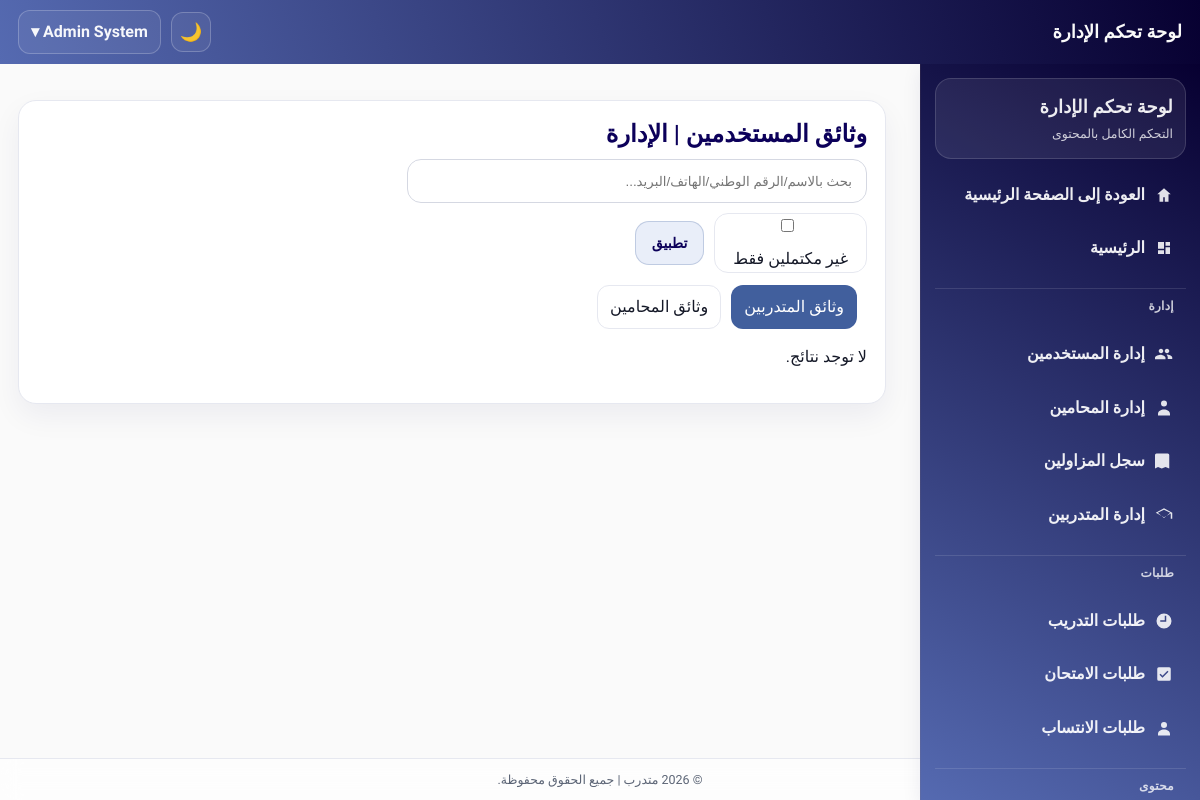
/admin/documents/documents.php (signed in), run on an earlier commit of the app's database.
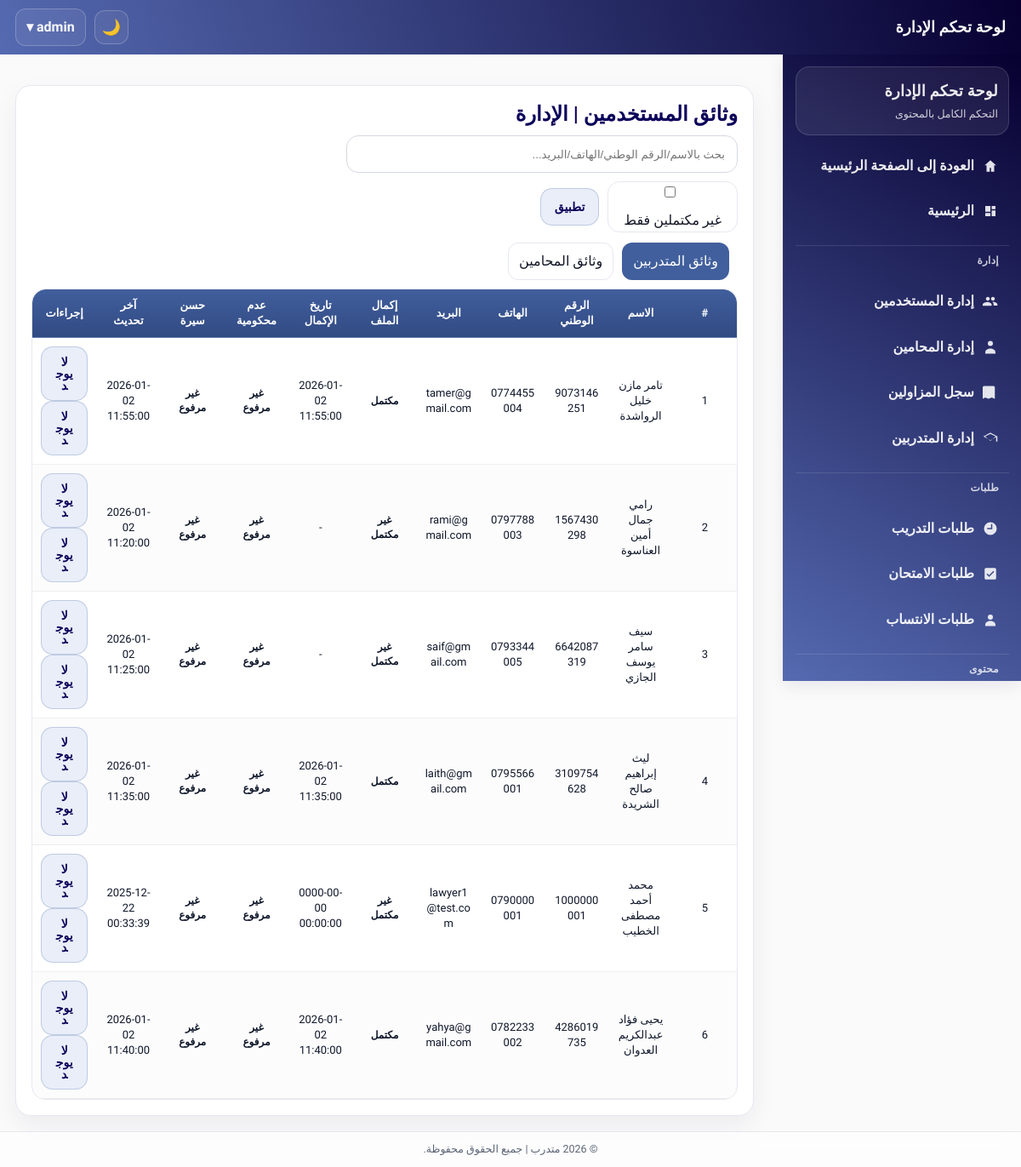
And on a later commit of the database.
### tables this page shows
CREATE TABLE `trainees` (
  `trainee_id` int(11) NOT NULL,
  `user_id` int(11) NOT NULL,
  `highschool_certificate` enum('نعم','لا') NOT NULL DEFAULT 'لا',
  `university_degree` enum('بكالوريوس','ماجستير','دكتوراه') DEFAULT NULL,
  `no_conviction_doc` varchar(255) DEFAULT NULL,
  `good_conduct_doc` varchar(255) DEFAULT NULL,
  `social_security` enum('نعم','لا') NOT NULL DEFAULT 'لا',
  `social_security_number` varchar(100) DEFAULT NULL,
  `created_at` datetime NOT NULL DEFAULT current_timestamp(),
  `updated_at` datetime NOT NULL DEFAULT current_timestamp() ON UPDATE current_timestamp(),
  `full_name` varchar(200) DEFAULT NULL,
  `first_name` varchar(100) DEFAULT NULL,
  `father_name` varchar(100) DEFAULT NULL,
  `grandfather_name` varchar(100) DEFAULT NULL,
  `family_name` varchar(100) DEFAULT NULL,
  `national_id` varchar(30) DEFAULT NULL,
  `phone` varchar(30) DEFAULT NULL,
  `email` varchar(150) DEFAULT NULL,
  `home_address` varchar(255) DEFAULT NULL,
  `identity_front` varchar(255) DEFAULT NULL,
  `identity_back` varchar(255) DEFAULT NULL,
  `is_archived` tinyint(1) NOT NULL DEFAULT 0,
  `archived_at` datetime DEFAULT NULL
);

CREATE TABLE `users` (
  `user_id` int(11) NOT NULL,
  `full_name` varchar(200) NOT NULL,
  `national_id` varchar(10) DEFAULT NULL,
  `phone` varchar(30) DEFAULT NULL,
  `email` varchar(150) DEFAULT NULL,
  `address` varchar(255) DEFAULT NULL,
  `password` varchar(255) NOT NULL,
  `role` enum('trainee','lawyer','admin','syndicate_admin','IT_Provider','IT_Trainee') NOT NULL DEFAULT 'trainee',
  `created_at` datetime NOT NULL DEFAULT current_timestamp(),
  `updated_at` datetime NOT NULL DEFAULT current_timestamp() ON UPDATE current_timestamp(),
  `profile_completed` tinyint(1) NOT NULL DEFAULT 0,
  `profile_completed_at` datetime DEFAULT NULL
);

### admin/documents/documents.php (called while the page is built, shortened)
<?php
$layout_header_path = __DIR__ . "/../includes/header.php";
$page_title = "وثائق المستخدمين | الإدارة";
require_once __DIR__ . "/../../shared/documents/documents_page.php";

### includes/theme_init.php (called while the page is built, shortened)
<?php
$theme = $_SESSION['site_theme'] ?? ($_COOKIE['site_theme'] ?? 'light');
$theme = ($theme === 'dark') ? 'dark' : 'light';
?>

### shared/documents/documents_page.php (the view, shortened to what the changed rows need)
<?php
require_once __DIR__ . '/../../includes/theme_init.php';
require_once __DIR__ . "/../../config/db.php";
$layout_header_path  = $layout_header_path  ?? null;
$page_title          = $page_title          ?? 'وثائق المستخدمين';
$tab = $_GET['tab'] ?? 'trainees';
$commonQS = [];
$params = [];
if ($tab === 'trainees') {
  $sql = "
    SELECT
      t.trainee_id,
      u.full_name,
      u.national_id,
      u.phone,
      u.email,
      u.profile_completed,
      u.profile_completed_at,
      t.no_conviction_doc,
      t.good_conduct_doc,
      t.updated_at,
      t.created_at
    FROM trainees t
    JOIN users u ON t.user_id = u.user_id
    WHERE t.is_archived = 0
  ";
  $sql .= " ORDER BY u.full_name ASC ";
  $stmt = $pdo->prepare($sql);
  $stmt->execute($params);
  $rows = $stmt->fetchAll(PDO::FETCH_ASSOC);
}
?>
<!DOCTYPE html>
<html lang="ar" dir="rtl">
<head>
  <link rel="stylesheet" href="/mutadarrib/assets/css/admin.css">
<body data-theme="<?= htmlspecialchars($theme) ?>">
<?php
if ($layout_header_path && file_exists($layout_header_path)) {
  include $layout_header_path;
}
?>
<div class="admin-container">
  <div class="container">
  <div class="wrap">      <h2><?= htmlspecialchars($page_title) ?></h2>
  <div class="topbar">
      <form method="GET" class="filter-row">
      </form>
    </div>
    <div class="tabs" style="margin:10px;">
      <a href="?<?= htmlspecialchars(http_build_query(array_merge(['tab'=>'trainees'], $commonQS))) ?>"
         class="<?= $tab==='trainees'?'active':'' ?>">وثائق المتدربين</a>
      <a href="?<?= htmlspecialchars(http_build_query(array_merge(['tab'=>'lawyers'], $commonQS))) ?>"
         class="<?= $tab==='lawyers'?'active':'' ?>">وثائق المحامين</a>
    </div>
    <?php if (empty($rows)): ?>
      <p style="margin-top:15px;">لا توجد نتائج.</p>
    <?php else: ?>
      <table>
        <thead>
          <tr>
            <th>#</th>
            <th>الاسم</th>
            <th>الرقم الوطني</th>
            <th>الهاتف</th>
            <th>البريد</th>
            <th>إكمال الملف</th>
            <th>تاريخ الإكمال</th>
            <th>عدم محكومية</th>
            <th>حسن سيرة</th>
            <th>آخر تحديث</th>
            <th>إجراءات</th>
          </tr>
        </thead>
        <tbody>
        <?php foreach ($rows as $i => $r): ?>
          <?php
            $id = ($tab === 'trainees') ? (int)$r['trainee_id'] : (int)$r['lawyer_id'];
            $entity = ($tab === 'trainees') ? 'trainee' : 'lawyer';
            $hasNo   = !empty($r['no_conviction_doc']);
            $hasGood = !empty($r['good_conduct_doc']);
            $noBadge   = $hasNo   ? '<span class="badge ok">مرفوع</span>' : '<span class="badge no">غير مرفوع</span>';
            $goodBadge = $hasGood ? '<span class="badge ok">مرفوع</span>' : '<span class="badge no">غير مرفوع</span>';
            $completed = (int)($r['profile_completed'] ?? 0) === 1;
            $profBadge = $completed ? '<span class="badge ok">مكتمل</span>' : '<span class="badge no">غير مكتمل</span>';
            $completedAt = $r['profile_completed_at'] ?? null;
            $base = "/mutadarrib/secure_download.php?entity={$entity}&id={$id}";
          ?>
          <tr>
            <td><?= $i+1 ?></td>
            <td><?= htmlspecialchars($r['full_name'] ?? '-') ?></td>
            <td><?= htmlspecialchars($r['national_id'] ?? '-') ?></td>
            <td><?= htmlspecialchars($r['phone'] ?? '-') ?></td>
            <td><?= htmlspecialchars($r['email'] ?? '-') ?></td>
            <td><?= $profBadge ?></td>
            <td><?= htmlspecialchars($completedAt ?: '-') ?></td>
            <td><?= $noBadge ?></td>
            <td><?= $goodBadge ?></td>
            <td><?= htmlspecialchars($r['updated_at'] ?? $r['created_at'] ?? '-') ?></td>
            <td>
              <?php if ($hasNo): ?>
                <a class="btn btn-view" target="_blank" href="<?= $base ?>&doc=no_conviction&disp=inline">عرض عدم محكومية</a>
                <a class="btn btn-dl" href="<?= $base ?>&doc=no_conviction&disp=attachment">تنزيل</a>
              <?php else: ?>
                <span class="btn btn-soft" style="cursor:default;">لا يوجد</span>
              <?php endif; ?>
              <?php if ($hasGood): ?>
                <a class="btn btn-view" target="_blank" href="<?= $base ?>&doc=good_conduct&disp=inline">عرض حسن سيرة</a>
                <a class="btn btn-dl" href="<?= $base ?>&doc=good_conduct&disp=attachment">تنزيل</a>
              <?php else: ?>
                <span class="btn btn-soft" style="cursor:default;">لا يوجد</span>
              <?php endif; ?>
            </td>
          </tr>
        <?php endforeach; ?>
        </tbody>
      </table>
    <?php endif; ?>
  </div>
</div>
</div>
</body>
</html>

### admin/includes/header.php (shortened to what the changed rows need)
<header class="admin-header">
  <h2>لوحة تحكم الإدارة</h2>
  <div class="user-info">
    <a class="dash-theme-toggle" href="/mutadarrib/toggle_theme.php?redirect=<?= urlencode($_SERVER['REQUEST_URI'] ?? '../index.php') ?>" aria-label="تبديل الوضع" title="تبديل الوضع"><?= ($theme === 'dark') ? '☀️' : '🌙' ?></a>
    <details class="dash-user-dropdown">
      <summary class="dash-user-toggle">
        <?= htmlspecialchars($_SESSION['full_name'] ?? '') ?> ▾
      </summary>
    </details>
  </div>
</header>

What changed in the data, as far as the page shows it:
added trainees: user.full_name "تامر مازن خليل الرواشدة", user.national_id "9073146251", user.phone "0774455004", user.email "tamer@gmail.com", shows "مكتمل", user.profile_completed_at "2026-01-02 11:55:00", shows "غير مرفوع", updated_at "2026-01-02 11:55:00", shows "لا يوجد"
added trainees: user.full_name "رامي جمال أمين العناسوة", user.national_id "1567430298", user.phone "0797788003", user.email "rami@gmail.com", shows "غير مكتمل", completedAt "-", shows "غير مرفوع", updated_at "2026-01-02 11:20:00", shows "لا يوجد"
added trainees: user.full_name "سيف سامر يوسف الجازي", user.national_id "6642087319", user.phone "0793344005", user.email "saif@gmail.com", shows "غير مكتمل", completedAt "-", shows "غير مرفوع", updated_at "2026-01-02 11:25:00", shows "لا يوجد"
added trainees: user.full_name "ليث إبراهيم صالح الشريدة", user.national_id "3109754628", user.phone "0795566001", user.email "laith@gmail.com", shows "مكتمل", user.profile_completed_at "2026-01-02 11:35:00", shows "غير مرفوع", updated_at "2026-01-02 11:35:00", shows "لا يوجد"
added trainees: user.full_name "محمد أحمد مصطفى الخطيب", user.national_id "1000000001", user.phone "0790000001", user.email "lawyer1@test.com", shows "غير مكتمل", user.profile_completed_at "0000-00-00 00:00:00", no_conviction_doc "غير مرفوع", good_conduct_doc "غير مرفوع", updated_at "2025-12-22 00:33:39"
added trainees: user.full_name "يحيى فؤاد عبدالكريم العدوان", user.national_id "4286019735", user.phone "0782233002", user.email "yahya@gmail.com", shows "مكتمل", user.profile_completed_at "2026-01-02 11:40:00", shows "غير مرفوع", updated_at "2026-01-02 11:40:00", shows "لا يوجد"
Also different on the page:
$_SESSION['full_name']: "Admin System" → "admin"
text no longer shown: "لا توجد نتائج."
text now shown: "# الاسم الرقم الوطني الهاتف البريد إكمال الملف تاريخ الإكمال عدم محكومية حسن سيرة آخر تحديث إجراءات"
